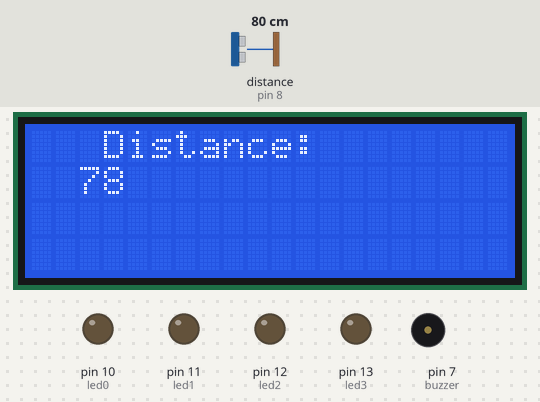
Simulated run of this sketch. Board: Arduino Uno, built with avr-gcc and run on an emulated ATmega328P. Shown: 20×4 character LCD, output pins drawn as LEDs (lit = HIGH), buzzer (waves = sounding). Wiring (inferred from the names in the program): ultrasonic range finder: trigger pin 9; echo pin 8. Dashed ring = blinking. The test bench sets the inputs (shaded band); at power-on: distance to the obstacle (sensor on pin 8) 80 cm. The echo pulse lasts 58.3 µs per cm; pins used as bus, display or sensor lines are not drawn; what the sketch prints to the serial monitor is not drawn.

Above: at 1.3 s.
1.4 s: distance to the obstacle (sensor on pin 8) set to 28 cm
At 2.5 s:
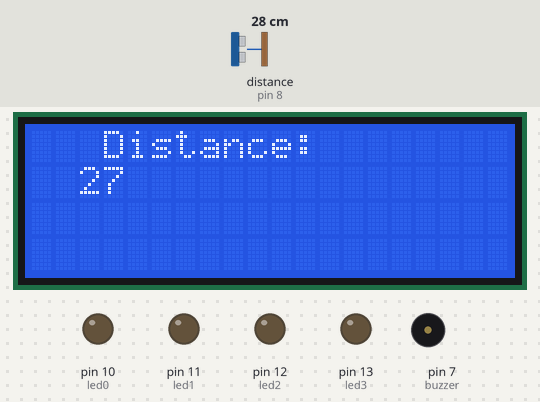
4.1 s: distance to the obstacle (sensor on pin 8) set to 23 cm
At 5.2 s:
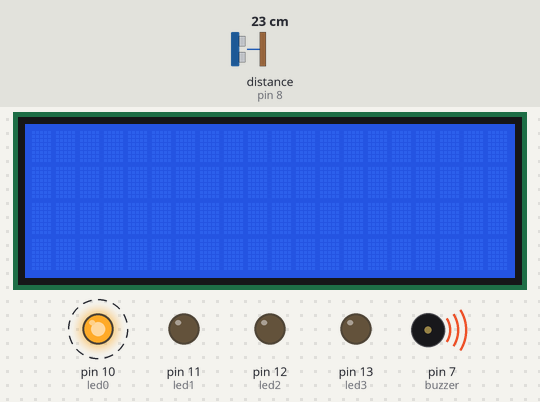
7.3 s: distance to the obstacle (sensor on pin 8) set to 2 cm
At 8.5 s:
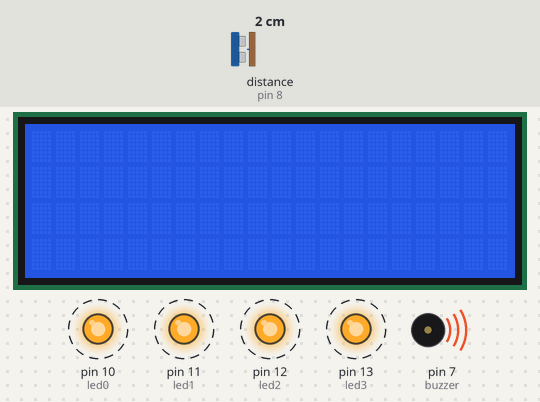
11.4 s: distance to the obstacle (sensor on pin 8) set to 9 cm
At 11.7 s:
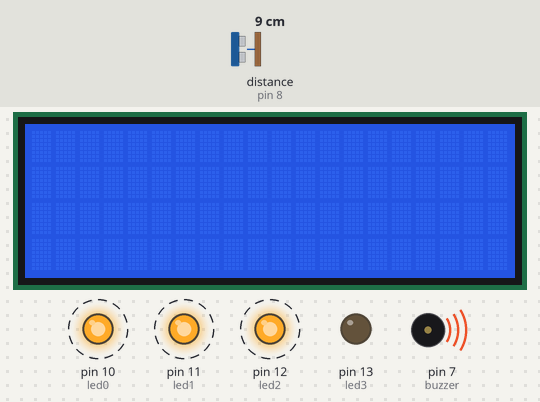
Timing chart, 0 to 16.5 s (numbered marks = the images above; inputs shaded):
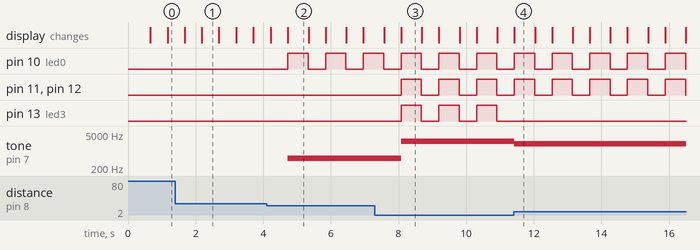

The sketch:

ardino_final.ino
```cpp
#include <Wire.h>
#include <LiquidCrystal_I2C.h>

#define echoPin 8
#define trigPin 9
#define led0 10
#define led1 11
#define led2  12
#define led3 13
#define buzzer 7

LiquidCrystal_I2C lcd(0x27,20,4);  // set the LCD address to 0x27 for a 16 chars and 2 line display

long duration;
int distance;

unsigned long time;


void setup() {

//  lcd.begin(16,4);               // initialize the lcd
//  lcd.home ();                   // go home


  lcd.init();                      // initialize the lcd
  lcd.init();


   lcd.backlight();
  lcd.setCursor(3,0);

  lcd.print("Distance:");
  lcd.setCursor(2,1);
  lcd.print(distance);

  pinMode(trigPin, OUTPUT);
  pinMode(echoPin, INPUT);
  pinMode(led0, OUTPUT);
  pinMode(led2, OUTPUT);
  pinMode(led1, OUTPUT);
  pinMode(led3, OUTPUT);

 // lcd.begin(16, 2);
  Serial.begin(9600);
  Serial.begin(9600);

}

void loop() {
  digitalWrite(trigPin, LOW);
  digitalWrite(led0, LOW);
  digitalWrite(led1, LOW);
  digitalWrite(led2, LOW);
  digitalWrite(led3, LOW);

  lcd.setCursor(3,0);
  lcd.print("Distance:");
  lcd.setCursor(2,1);
  lcd.print(distance);
  delay(500);
  lcd.clear();
//  lcd.setCursor(0, 0);
 // lcd.print("Distance");
 // delayMicroseconds(2);


  digitalWrite(trigPin, HIGH);
  delayMicroseconds(10);
  digitalWrite(trigPin, LOW);

  duration = pulseIn(echoPin, HIGH);

  distance = duration * 0.034 / 2;

//  lcd.setCursor(0, 1);
//  lcd.print(distance);


  if(distance < 25 && distance >= 15)
  {
    Serial.println("ALERT");

    digitalWrite(led0, HIGH);

    tone(buzzer, 500);
    delay(100);


  }
  else if(distance < 15 && distance >= 10){

     Serial.println("Danger aproaching rapidly!");

     digitalWrite(led0, HIGH);
     digitalWrite(led1, HIGH);

     tone(buzzer, 1500);
     delay(100);
  }
  else if(distance < 10 && distance >= 5){

     Serial.println("Imminent impact!!!");

     digitalWrite(led0, HIGH);
     digitalWrite(led1, HIGH);
     digitalWrite(led2, HIGH);

     tone(buzzer, 2000);
     delay(100);

  }else if(distance < 5){

    Serial.println("Intruder broke in! Engaging self-defense mechanism.");

    digitalWrite(led0, HIGH);
    digitalWrite(led1, HIGH);
    digitalWrite(led2, HIGH);
    digitalWrite(led3, HIGH);

    tone(buzzer, 2500);
    delay(100);

  }
  if(distance > 25)
  {
    noTone(buzzer);
     Serial.println("No danger detected.");
  }

  Serial.print("Distance: ");
  Serial.print(distance);
  Serial.println(" cm");

  delay(500);

 // lcd.clear();

}
```

Measured:
- the behaviour switches between 26 and 25 cm on distance to the obstacle (sensor on pin 8) (found by bisection; images 1 and 2)
- after the input at 4.1 s, pin 10 (led0): alternates HIGH for 0.60 s and LOW for 0.52 s, starting after 0.63 s; tone on pin 7 (buzzer): silent → 500 Hz after 0.63 s
- after the input at 7.3 s, pin 11 (led1), pin 12 (led2), pin 13 (led3): alternates HIGH for 0.60 s and LOW for 0.52 s, starting after 0.78 s; tone on pin 7 (buzzer): 500 Hz → 2500 Hz after 0.78 s
- after the input at 11.4 s, pin 13 (led3): stops changing and stays LOW; tone on pin 7 (buzzer): 2500 Hz → 2000 Hz at once
- what the display in image 1 shows lasts 0.5 s, from 2.2 s to 2.7 s
- what the display in image 2 shows lasts 0.6 s, from 4.7 s to 5.3 s
